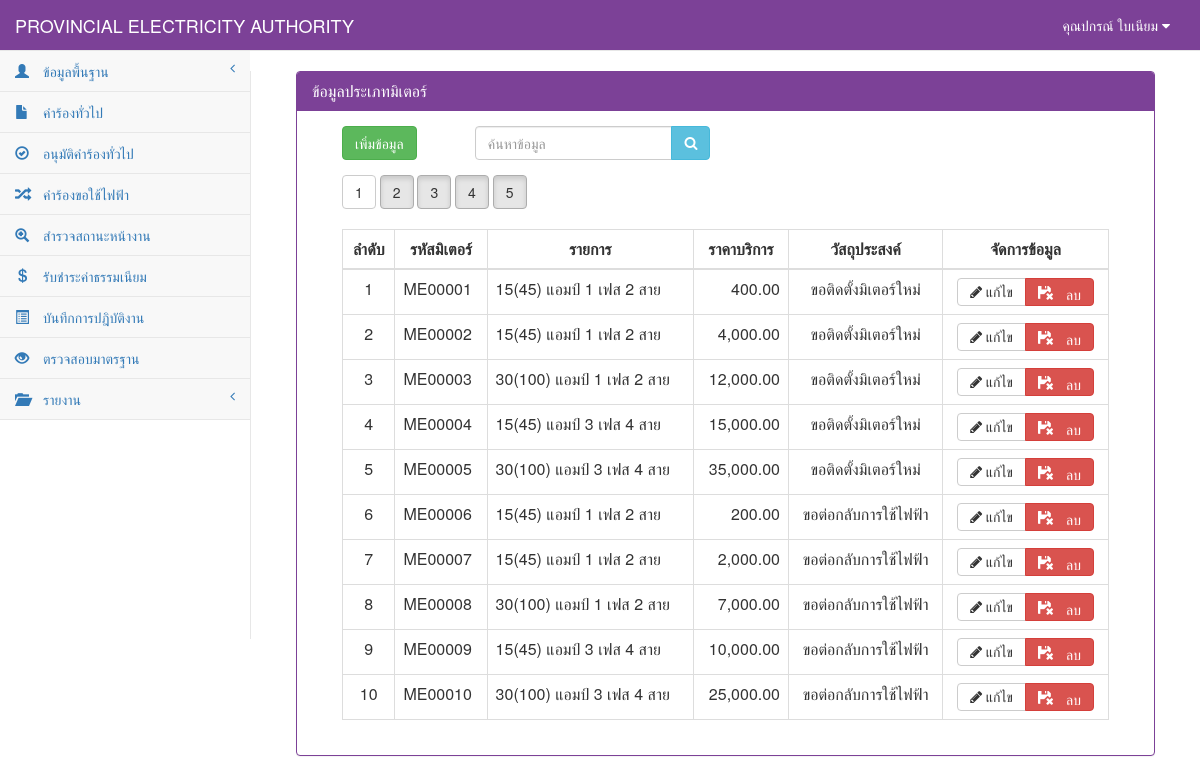
Page /meter_show.php (signed in) on the earlier database version.
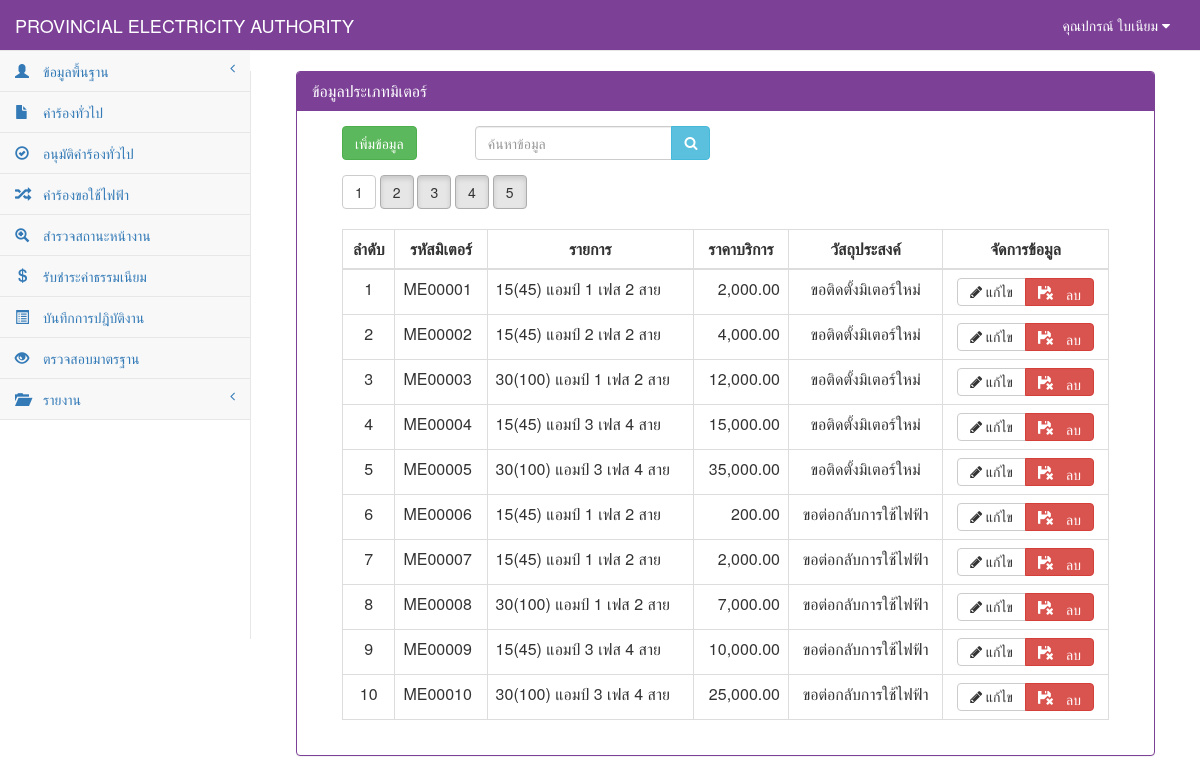
Same page on the later database version.
### tables this page shows
CREATE TABLE `tb_meter` (
  `me_id` char(12) NOT NULL,
  `me_name` varchar(255) NOT NULL,
  `me_price` double(10,2) NOT NULL,
  `me_type` int(2) NOT NULL,
  PRIMARY KEY  (`me_id`)
);

### connect_db.php (called while the page is built, shortened)
<?php
$dbname="pea";
$limit=10;
?>

### meter_show.php (the view, shortened to what the changed rows need)
<?php
include "connect_db.php";
?>
<!DOCTYPE html>
<html>
<head>
    <link href="vendor/bootstrap/css/bootstrap.css" rel="stylesheet">
    <link href="vendor/metisMenu/metisMenu.css" rel="stylesheet">
    <link href="dist/css/sb-admin-2.css" rel="stylesheet">
    <link href="vendor/font-awesome/css/font-awesome.css" rel="stylesheet" type="text/css">
</head>
<body>
    <div id="page-wrapper">
        <div class="col-sm-12 ">
            <div class="panel panel-primary">
                <div class="panel-heading">
                    <h2 class="panel-title">ข้อมูลประเภทมิเตอร์</h2>
                </div>
            <div class="panel-body">
            <div class="col-sm-12">
            <div class="col-sm-12">
                <div class="table-responsive">
                    ?> <br><br>
                    <table width="100%" class="table table-bordered table-hover">
                        <thead>
                            <tr>
                                <th class=" text-center" >ลำดับ</th>
                                <th class=" text-center" >รหัสมิเตอร์</th>
                                <th class=" text-center" >รายการ</th>
                                <th class=" text-center" >ราคาบริการ</th>
                                <th class=" text-center" >วัสถุประสงค์</th>
                                <th class=" text-center">จัดการข้อมูล</th>
                            </tr>
                        </thead>
                            <tbody>
                            <?php
                                $n=0;
                                if($_GET[start]=="" || $_GET[start]=="1"){
                                        $page="0";
                                }else{
                                        $page=($_GET[start]-1)*$limit;
                                }
                                $sql="select * from tb_meter where me_id like '%".$_POST[search]."%' or me_name like '%".$_POST[search]."%'  limit $page,$limit ";
                                $result=mysql_db_query($dbname,$sql);
                                    if(mysql_num_rows($result)>0){
                                        while($array=mysql_fetch_array($result)){
                                            $n++;
                                            if ($array[me_type] == 0) {
                                                $want = "ขอติดตั้งมิเตอร์ใหม่";
                                            } elseif ($array[me_type] == 1) {
                                                $want = "ขอตัดฝากมิเตอร์โดยไม่ใช้ไฟฟ้า";
                                            } elseif ($array[me_type] == 2) {
                                                $want = "ขอต่อกลับการใช้ไฟฟ้า";
                                            } elseif ($array[me_type] == 3) {
                                                $want = "ขอเพื่มขนาดมิเตอร์/อุปกรณ์ประกอบ";
                                            } elseif ($array[me_type] == 4) {
                                                $want = "ขอเปลี่ยนประเภทมิเตอร์";
                                            } elseif ($array[me_type] == 5) {
                                                $want = "ขอหยุดซ่อมแซมเครื่องจักรประจำปี";
                                            } elseif ($array[me_type] == 6) {
                                                $want = "ขอใช้ไฟฟ้าชั่วคราวแบบเหมาจ่าย";
                                            } elseif ($array[me_type] == 7) {
                                                $want = "ขอติดตั้งไฟฟ้าชั่วคราว";
                                            } elseif ($array[me_type] == 8) {
                                                $want = "ขอตัดฝากมิเตอร์ใช้เพื่อแสงสว่างไม่ลด CT";
                                            } elseif ($array[me_type] == 9) {
                                                $want = "ขอยกเลิกเลิกการใช้ไฟฟ้า";
                                            } elseif ($array[me_type] == 10) {
                                                $want = "ขอลดขนาดมิเตอร์/อุปกรณ์ประกอบ";
                                            } elseif ($array[me_type] == 11) {
                                                $want = "ขอใช้ไฟฟ้าสาธารณะ";
                                            } elseif ($array[me_type] == 12) {
                                                $want = "ขอตัดมิเตอร์ใช้เพื่อแสงสว่างลด CT";
                                            } elseif ($array[me_type] == 13) {
                                                $want = "ขอย้ายจุดติดตั้งมิเตอร์/อุปกรณ์ประกอบ";
                                            } elseif ($array[me_type] == 14) {
                                                $want = "ขอเปลี่ยนมิเตอร์กรณีชำรุด";
                                            } elseif ($array[me_type] == 15) {
                                                $want = "ขอใช้ไฟฟ้าตู้โทรศัพท์ต่อตรง";
                                            } elseif ($array[me_type] == 16) {
                                                $want = $array[re_place_other];
                                            }
                            ?>
                                    <tr>
                                        <td class="text-center"><?=$n?></td>
                                            <td><?=$array[me_id]?></td>
                                            <td><?=$first?><?=$array[me_name]?></td>
                                            <td class="text-right"><?= number_format($array[me_price],2)?></td>
                                            <td class="text-center"><?=$want?></td>
                                            <td align="center">
                                                <div class="btn-group">
                                                    <a class="btn btn-default" href="meter_add.php?id=<?=$array[me_id]?>&mode=edit" title="แก้ไข"><i class="fa fa-pencil"> แก้ไข</i></a>
                                                    <a class="btn btn-danger" onclick="return confirm('คุณต้องการลบข้อมูลนี้ ?')" href="meter_save.php?id=<?=$array[me_id]?>&mode=del" ><span class="glyphicon glyphicon-floppy-remove"> ลบ</span></a>
                                                </div>
                                            </td>
                                    </tr>
                                    <?php
                                                    }
                                            }else{
                                    ?>
                                    <tr><td colspan="6" align="center">ไม่พบข้อมูล</td></tr>
                                    <?
                                            }
                                    ?>
                            </tbody>
                    </table>
                </div>
            </div>
        </div>
        </div>
        </div>
    </div>
</div>
</body>
</html>

Differences in the rows shown:
changed tb_meter "ME00001": me_price "400.00" → "2,000.00"
changed tb_meter "ME00002": me_name "15(45) แอมป์ 1 เฟส 2 สาย" → "15(45) แอมป์ 2 เฟส 2 สาย"
